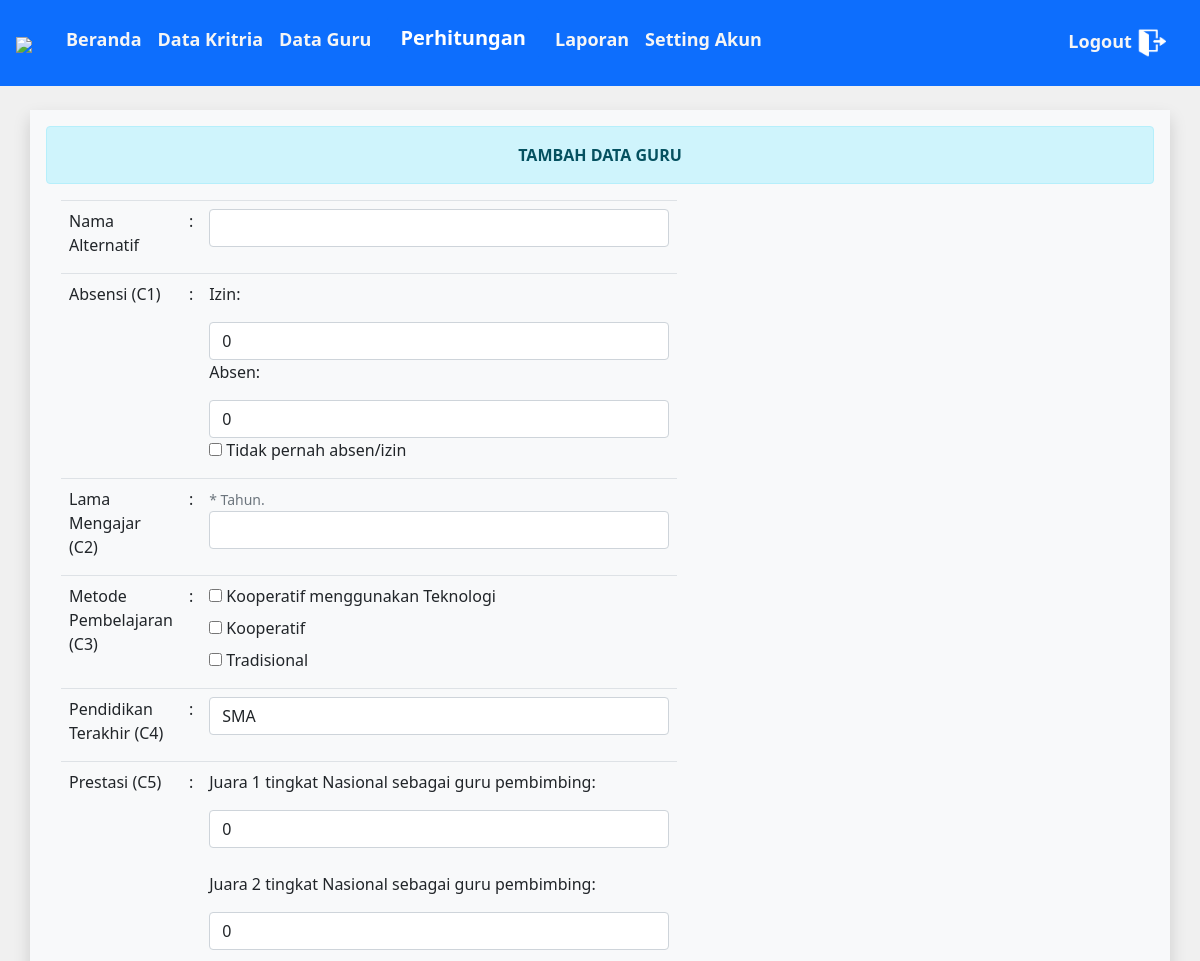
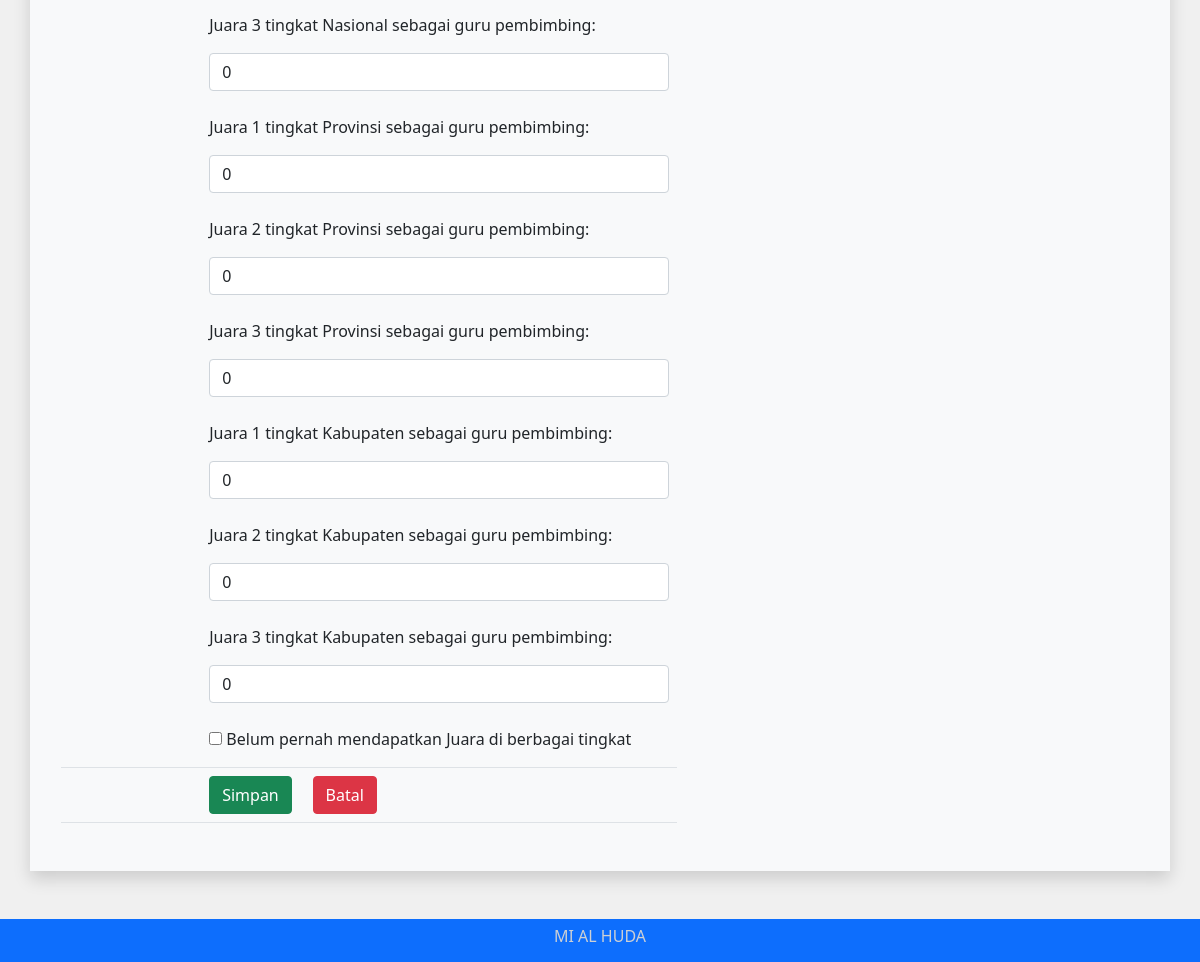
The app's page /admin/tambah_data_guru.php (signed in) with its own data (2 pictures, top to bottom).
### tables this page shows
CREATE TABLE `kriteria` (
  `id_kriteria` int(11) NOT NULL,
  `kriteria` varchar(255) NOT NULL,
  `bobot` int(11) NOT NULL,
  `type` varchar(255) NOT NULL
);

### functions.php (called while the page is built, shortened)
<?php
$con = mysqli_connect("localhost", "root", "", "db_moora_improve");
function get_all_kriteria()
{
	global $con;
	$data = mysqli_query($con, "SELECT * FROM kriteria");
	$rows = [];
	while ($row = mysqli_fetch_assoc($data)) {
		$rows[] = $row;
	}
	return $rows;
}

### admin/tambah_data_guru.php (the view, shortened to what this page needs)
<?php
require '../functions.php';
$data_kriteria = get_all_kriteria();
?>
<!doctype html>
<html lang="en">
<head>
    <link rel="stylesheet" type="text/css" href="../bootstrap/css/bootstrap.min.css">
    <link href="https://cdn.jsdelivr.net/npm/bootstrap@5.1.3/dist/css/bootstrap.min.css" rel="stylesheet">
</head>
<body bgcolor="f0f0f0">
    <?php require("navigasi.php") ?>
    <br>
    <div class="container bg-light shadow p-3 mb-5">
        <div class="alert alert-info">
            <center><b>TAMBAH DATA GURU</b></center>
        </div>
        <div class="col-md-7">
            <form method="post" class="form-group">
                <div class="table-responsive">
                    <table class="table">
                        <tr>
                            <td><label>Nama Alternatif</label></td>
                            <td> : </td>
                            <td width="500"> <input type="text" name="nama" class="form-control" autocomplete="off">
                            </td>
                        </tr>
                        <?php foreach ($data_kriteria as $kriteria) { ?>
                            <tr>
                                <td><label>
                                        <?= $kriteria['kriteria'] ?> (C<?= $kriteria["id_kriteria"] ?>)
                                    </label></td>
                                <td> : </td>
                                <td width="500">
                                    <?php if ($kriteria['id_kriteria'] == 1) { ?>
                                        <div>
                                            <label>Izin:</label>
                                            <input type="number" name="c1_izin_value" id="c1_izin_value" value="0"
                                                class="form-control mt-2" placeholder="Masukkan jumlah izin"
                                                oninput="calculateSumForC1()">
                                        </div>
                                        <div>
                                            <label>Absen:</label>
                                            <input type="number" name="c1_absen_value" id="c1_absen_value" value="0"
                                                class="form-control mt-2" placeholder="Masukkan jumlah absen"
                                                oninput="calculateSumForC1()">
                                        </div>
                                        <label>
                                            <input type="checkbox" name="c<?= $kriteria['id_kriteria'] ?>[]" value="1"
                                                id="c1_tech_checkbox" onchange="toggleAbsenceFields(this)"> Tidak pernah
                                            absen/izin
                                        </label><br>
                                    <?php } ?>
                                    <?php if ($kriteria['id_kriteria'] == 2) { ?>
                                        <small class="text-muted">* Tahun.</small>
                                        <input type="number" name="c<?= $kriteria['id_kriteria'] ?>" class="form-control"
                                            autocomplete="off">
                                    <?php } ?>
                                    <?php if ($kriteria['id_kriteria'] == 3) { ?>
                                        <div>
                                            <label><input type="checkbox" name="c<?= $kriteria['id_kriteria'] ?>[]" value="3"
                                                    onchange="calculateSumForC3()"> Kooperatif menggunakan Teknologi</label><br>
                                            <label><input type="checkbox" name="c<?= $kriteria['id_kriteria'] ?>[]" value="2"
                                                    onchange="calculateSumForC3()"> Kooperatif</label><br>
                                            <label><input type="checkbox" name="c<?= $kriteria['id_kriteria'] ?>[]" value="1"
                                                    onchange="calculateSumForC3()"> Tradisional</label><br>
                                        </div>
                                    <?php } else if ($kriteria['id_kriteria'] == 5) { ?>
                                        <div>
                                            <label>Juara 1 tingkat Nasional sebagai guru pembimbing:</label>
                                            <input type="number" name="c5_juara1_nasional" id="c5_juara1_nasional" value="0"
                                                class="form-control mt-2" placeholder="Masukkan jumlah juara"
                                                oninput="calculateSumForC5()"><br>
                                            <label>Juara 2 tingkat Nasional sebagai guru pembimbing:</label>
                                            <input type="number" name="c5_juara2_nasional" id="c5_juara2_nasional" value="0"
                                                class="form-control mt-2" placeholder="Masukkan jumlah juara"
                                                oninput="calculateSumForC5()"><br>
                                            <label>Juara 3 tingkat Nasional sebagai guru pembimbing:</label>
                                            <input type="number" name="c5_juara3_nasional" id="c5_juara3_nasional" value="0"
                                                class="form-control mt-2" placeholder="Masukkan jumlah juara"
                                                oninput="calculateSumForC5()"><br>
                                            <label>Juara 1 tingkat Provinsi sebagai guru pembimbing:</label>
                                            <input type="number" name="c5_juara1_provinsi" id="c5_juara1_provinsi" value="0"
                                                class="form-control mt-2" placeholder="Masukkan jumlah juara"
                                                oninput="calculateSumForC5()"><br>
                                            <label>Juara 2 tingkat Provinsi sebagai guru pembimbing:</label>
                                            <input type="number" name="c5_juara2_provinsi" id="c5_juara2_provinsi" value="0"
                                                class="form-control mt-2" placeholder="Masukkan jumlah juara"
                                                oninput="calculateSumForC5()"><br>
                                            <label>Juara 3 tingkat Provinsi sebagai guru pembimbing:</label>
                                            <input type="number" name="c5_juara3_provinsi" id="c5_juara3_provinsi" value="0"
                                                class="form-control mt-2" placeholder="Masukkan jumlah juara"
                                                oninput="calculateSumForC5()"><br>
                                            <label>Juara 1 tingkat Kabupaten sebagai guru pembimbing:</label>
                                            <input type="number" name="c5_juara1_kabupaten" id="c5_juara1_kabupaten" value="0"
                                                class="form-control mt-2" placeholder="Masukkan jumlah juara"
                                                oninput="calculateSumForC5()"><br>
                                            <label>Juara 2 tingkat Kabupaten sebagai guru pembimbing:</label>
                                            <input type="number" name="c5_juara2_kabupaten" id="c5_juara2_kabupaten" value="0"
                                                class="form-control mt-2" placeholder="Masukkan jumlah juara"
                                                oninput="calculateSumForC5()"><br>
                                            <label>Juara 3 tingkat Kabupaten sebagai guru pembimbing:</label>
                                            <input type="number" name="c5_juara3_kabupaten" id="c5_juara3_kabupaten" value="0"
                                                class="form-control mt-2" placeholder="Masukkan jumlah juara"
                                                oninput="calculateSumForC5()"><br>
                                            <label>
                                                <input type="checkbox" name="c5_tech_checkbox" id="c5_tech_checkbox"
                                                    onchange="toggleAllC5Fields(this)"> Belum pernah mendapatkan Juara di
                                                berbagai tingkat
                                            </label><br>
                                        </div>
                                    <?php } else if ($kriteria['id_kriteria'] == 4) { ?>
                                        <select name="c4" class="form-control">
                                            <option value="1">SMA</option>
                                        </select>
                                    <?php } ?>
                                </td>
                            </tr>
                        <?php } ?>
                        <td></td>
                        <td></td>
                        <td><button type="submit" name="simpan" class="btn btn-success">Simpan</button>
                            <a href="data_guru.php" class="btn btn-danger">Batal</a>
                        </td>
                    </table>
                </div>
            </form>
        </div>
    </div>
    <div class="col-md-12 bg-primary">
        <div class="copyright">
            <h6>MI AL HUDA</h6>
        </div>
    </div>
</body>
</html>

### admin/tambah_data_guru.php (style rules this page uses)
body { background-color: #f0f0f0; }
.container { min-height: calc(100vh - 211px - -60px); }
.col-md-12 { padding: 8px; }
.copyright { text-align: center; color: #CDD0D4; }

### records on screen
kriteria: kriteria "Absensi", id_kriteria "1"
kriteria: kriteria "Lama Mengajar", id_kriteria "2"
kriteria: kriteria "Metode Pembelajaran", id_kriteria "3"
kriteria: kriteria "Pendidikan Terakhir", id_kriteria "4"
kriteria: kriteria "Prestasi", id_kriteria "5"
